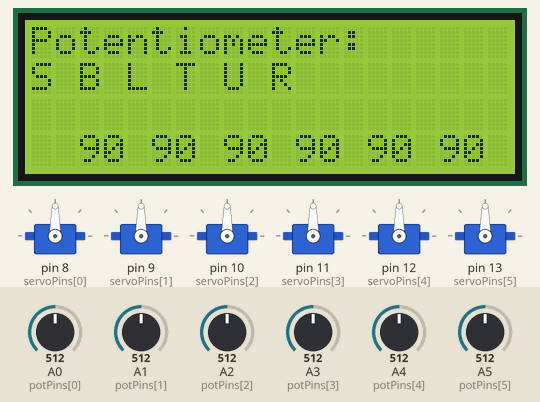
Bench run of a sketch on a simulated Arduino Uno, built with avr-gcc and run on an emulated ATmega328P. Shown: 20×4 character LCD, 6 × servo. The test bench sets the inputs (shaded band); at power-on: A0 (potPins[0]) = 512, A1 (potPins[1]) = 512, A2 (potPins[2]) = 512, A5 (potPins[5]) = 512, A3 (potPins[3]) = 512, A4 (potPins[4]) = 512.

Above: at 1.2 s.
1.3 s: A0 (potPins[0]) set to 716
At 1.9 s:
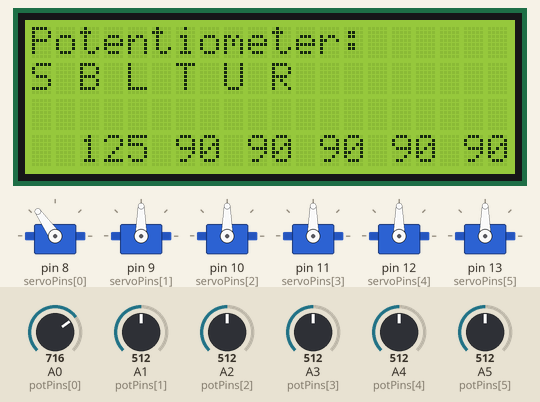
2.8 s: A1 (potPins[1]) set to 716
At 2.85 s:
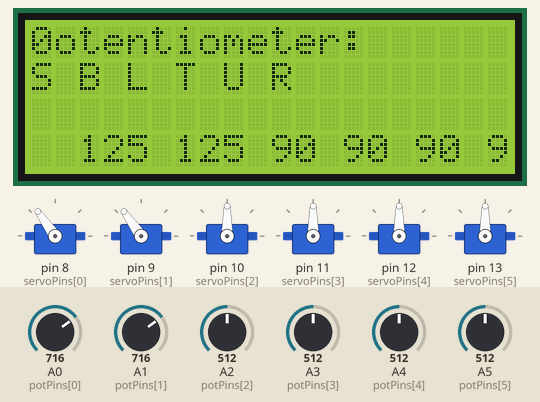
4.3 s: A2 (potPins[2]) set to 554
At 5.4 s:
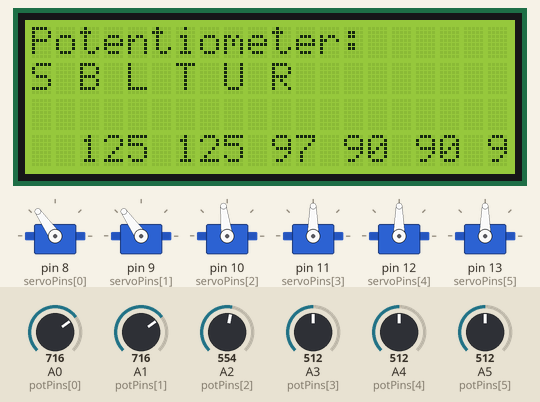
5.9 s: A2 (potPins[2]) set to 576
At 6.01 s:
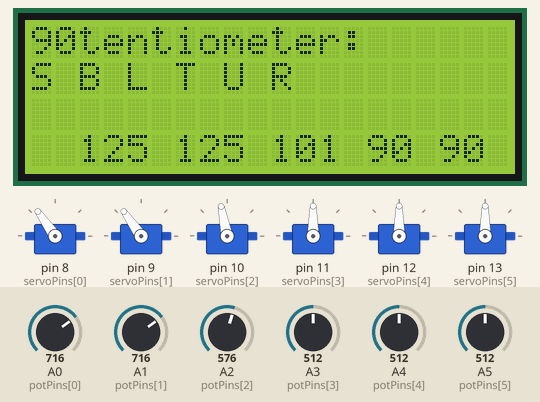
7.5 s: A5 (potPins[5]) set to 716
At 8.2 s:
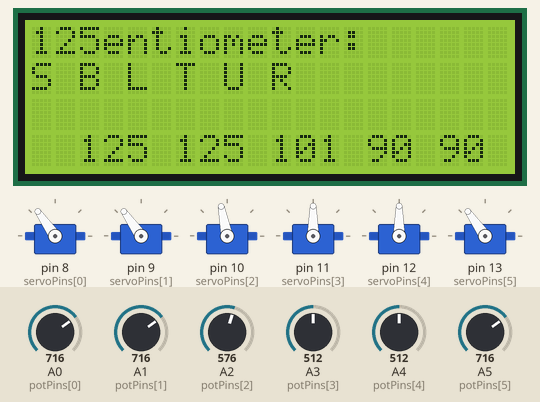
10.5 s: A3 (potPins[3]) set to 716
At 11.6 s:
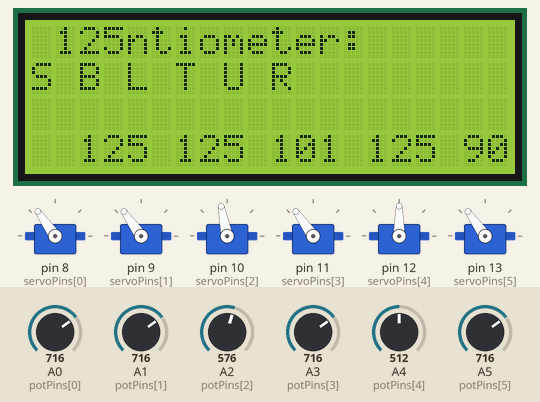
Timing chart, 0 to 13.5 s (numbered marks = the images above; inputs shaded):
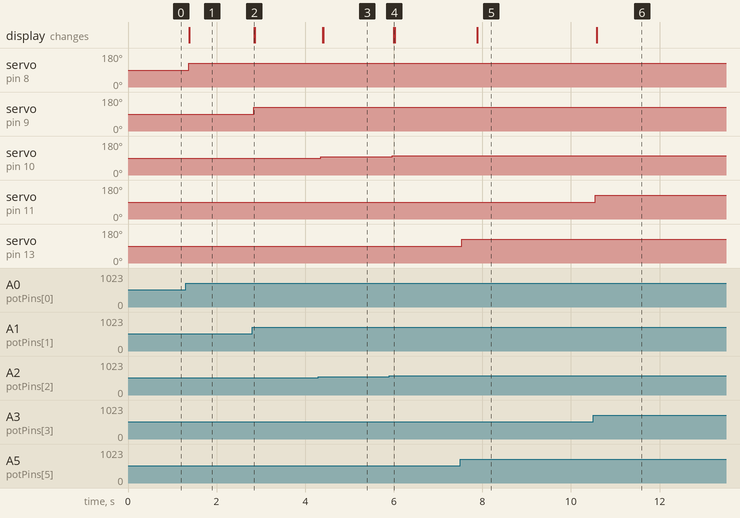

Measured:
- the behaviour switches between 568 and 569 on A2 (potPins[2]) (found by bisection; images 3 and 4)
- after the input at 1.3 s, servo on pin 8 (servoPins[0]): 90° → 125° after 0.07 s; the display: changes after 0.08 s (image 1)
- after the input at 2.8 s, servo on pin 9 (servoPins[1]): 90° → 125° at once; the display: changes after 0.05 s (image 2)
- after the input at 4.3 s, servo on pin 10 (servoPins[2]): 90° → 97° after 0.05 s; the display: first changes after 0.09 s (image 3 shows a later state)
- after the input at 5.9 s, servo on pin 10 (servoPins[2]): 97° → 101° after 0.06 s; the display: changes after 0.10 s (image 4)
- after the input at 7.5 s, servo on pin 13 (servoPins[5]): 90° → 125° at once; the display: changes after 0.38 s (image 5)
- after the input at 10.5 s, servo on pin 11 (servoPins[3]): 90° → 125° at once; the display: changes after 0.09 s (image 6)

The sketch:

cod.ino
```cpp
#include <Servo.h>
#include <Wire.h>
#include <LiquidCrystal_I2C.h>

LiquidCrystal_I2C lcd(0x27, 20, 4);
Servo servos[6];
int potPins[6] = {A0, A1, A2, A3, A4, A5};
int servoPins[6] = {8, 9, 10, 11, 12, 13};

void setup() {
  lcd.init();
  lcd.backlight();

  for (int i = 0; i < 6; i++) {
    servos[i].attach(servoPins[i]);
  }
}

void loop() {
  int potValues[6];
  int servoAngles[6];

  for (int i = 0; i < 6; i++) {
    potValues[i] = analogRead(potPins[i]);
    servoAngles[i] = map(potValues[i], 0, 1023, 0, 180);
    servos[i].write(servoAngles[i]);
  }

  lcd.setCursor(0, 0);
  lcd.print("Potentiometer:");
  lcd.setCursor(0, 1);
  lcd.print("S B L T U R");

  lcd.setCursor(2, 3);
  for (int i = 0; i < 6; i++) {
    lcd.print(formatAngle(servoAngles[i]));
    if (i < 5) {
      lcd.print(" ");
    }
  }

  delay(15);
}

String formatAngle(int angle) {
  return String(angle);
}
```
